Frame 1 (no input): blank canvas, image omitted
Frame 60 (no input): blank canvas, image omitted
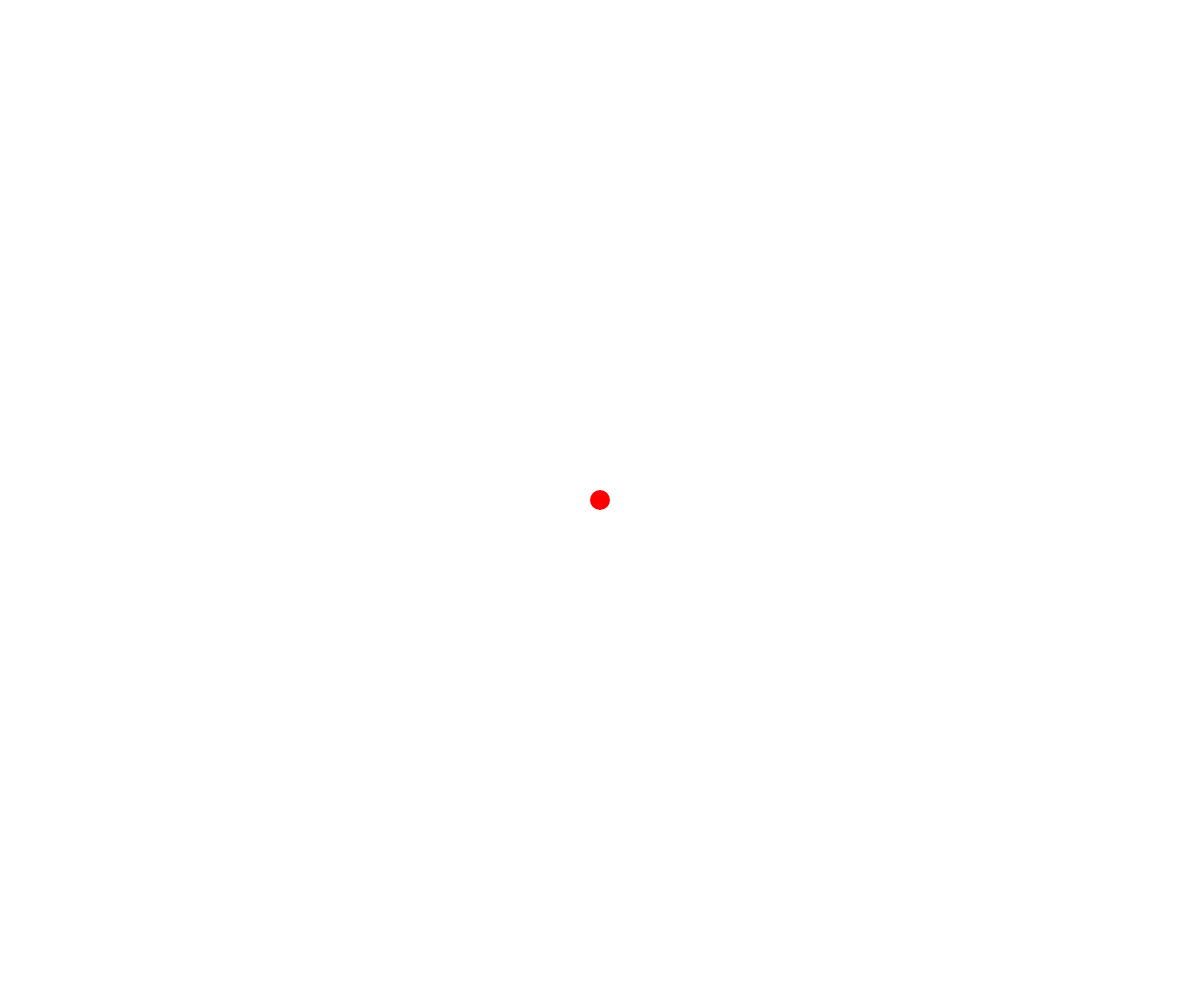
Frame 120 (the mouse pressed at the canvas centre since frame 60)

The p5.js sketch whose frames 1 and 60 were blank and that drew this single picture after the mouse press (run headless with seeded random() and noise() and a simulated clock; from frame 60 on, the mouse is pressed at the canvas centre):

// p5.js sketch
// ── sketch.js
function setup() {
  createCanvas(windowWidth, windowHeight)
}

function draw() {
  clear()
  fill(255,0,0)
  noStroke()
  ellipse(mouseX, mouseY, 20)
}
